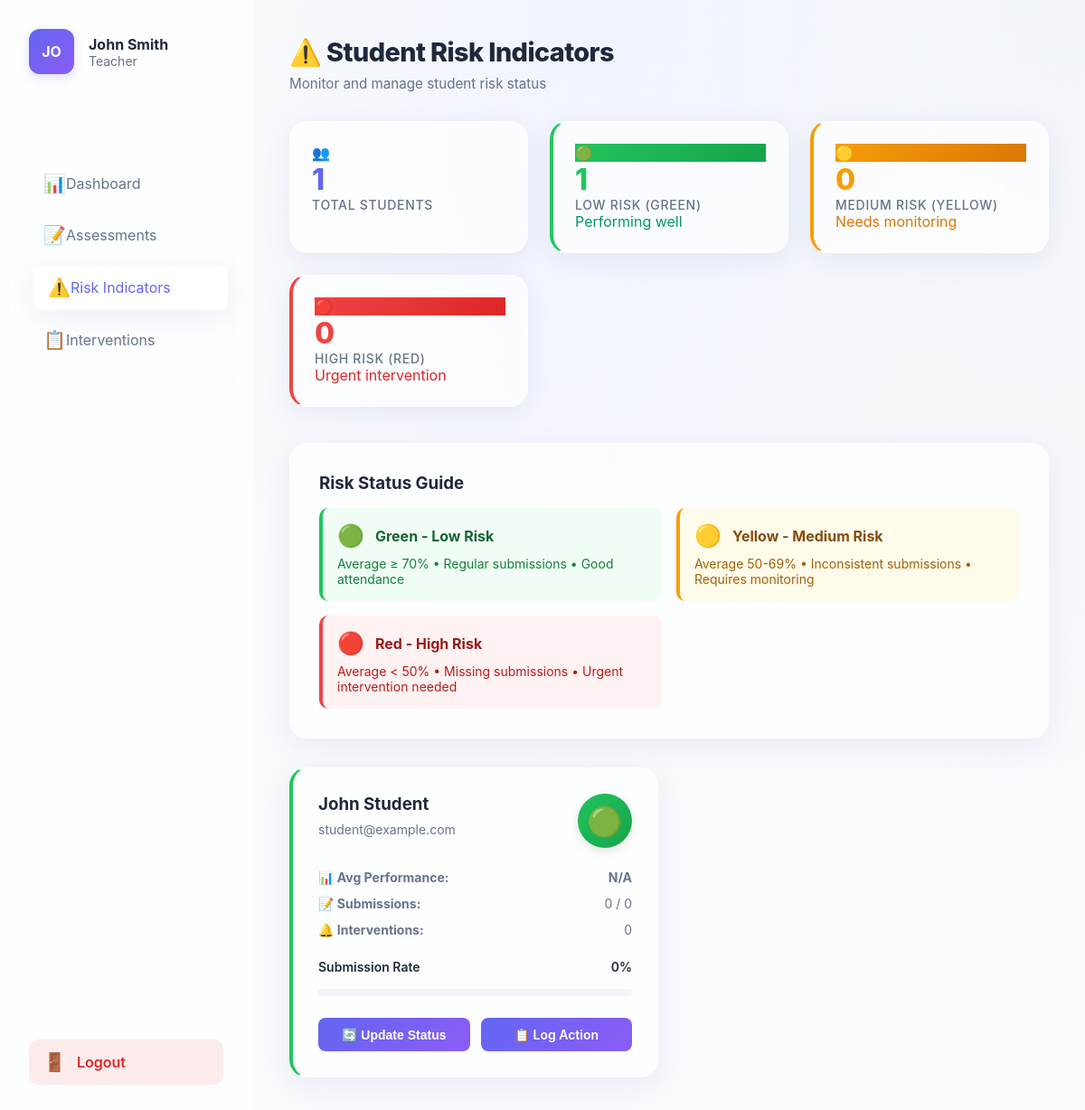
The page /Teacher/student_risk.php on the database as committed earlier.
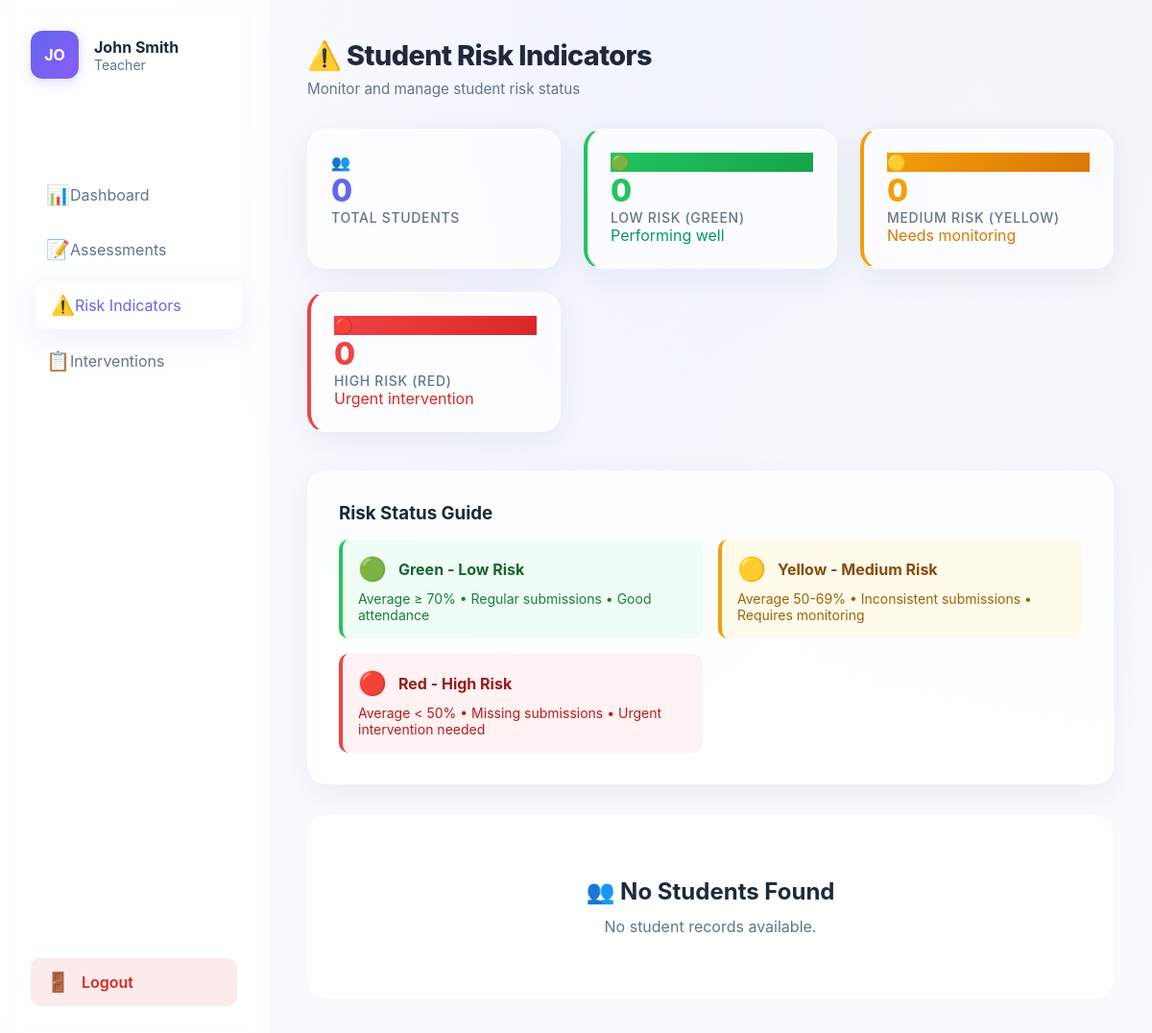
The same page on the database as committed later.
### tables this page shows
CREATE TABLE users (
    id INT AUTO_INCREMENT PRIMARY KEY,

    full_name VARCHAR(100) NOT NULL,
    email VARCHAR(150) NOT NULL UNIQUE,
    password VARCHAR(255) NOT NULL,

    role ENUM('student','teacher') NOT NULL,

    class VARCHAR(50) DEFAULT NULL,
    roll_number VARCHAR(50) DEFAULT NULL,

    department VARCHAR(100) DEFAULT NULL,
    subject VARCHAR(100) DEFAULT NULL,

    security_question VARCHAR(100) NOT NULL,
    security_answer VARCHAR(255) NOT NULL,

    created_at TIMESTAMP DEFAULT CURRENT_TIMESTAMP
);

### Teacher/student_risk.php (the view, shortened to what the rows shown need)
<?php
$conn = mysqli_connect('localhost', 'root', '', 'digital_school_management_system');
$students = [];
$table_check = mysqli_query($conn, "SHOW TABLES LIKE 'users'");
if ($table_check && mysqli_num_rows($table_check) > 0) {
    $student_query = "SELECT id, full_name as name, email, risk_status FROM users WHERE role = 'student' ORDER BY
                     CASE risk_status
                         WHEN 'Red' THEN 1
                         WHEN 'Yellow' THEN 2
                         WHEN 'Green' THEN 3
                     END,
                     full_name ASC";
    $student_result = mysqli_query($conn, $student_query);
    if ($student_result && mysqli_num_rows($student_result) > 0) {
        while ($row = mysqli_fetch_assoc($student_result)) {
            $check_performance = mysqli_query($conn, "SHOW TABLES LIKE 'performance'");
            if ($check_performance && mysqli_num_rows($check_performance) > 0) {
                $perf_query = "SELECT AVG(percentage) as avg_performance FROM performance WHERE student_id = " . $row['id'];
                $perf_result = mysqli_query($conn, $perf_query);
                $row['avg_performance'] = $perf_result && ($perf_row = mysqli_fetch_assoc($perf_result)) ? $perf_row['avg_performance'] : 0;
            } else {
                $row['avg_performance'] = 75;
            }
            $check_submissions = mysqli_query($conn, "SHOW TABLES LIKE 'submissions'");
            if ($check_submissions && mysqli_num_rows($check_submissions) > 0) {
                $sub_query = "SELECT COUNT(*) as total_submissions FROM submissions WHERE student_id = " . $row['id'];
                $sub_result = mysqli_query($conn, $sub_query);
                $row['total_submissions'] = $sub_result && ($sub_row = mysqli_fetch_assoc($sub_result)) ? $sub_row['total_submissions'] : 0;
            } else {
                $row['total_submissions'] = 5;
            }
            $check_assessments = mysqli_query($conn, "SHOW TABLES LIKE 'assessments'");
            if ($check_assessments && mysqli_num_rows($check_assessments) > 0) {
                $ass_query = "SELECT COUNT(*) as total_assessments FROM assessments WHERE assigned_to_all = 1";
                $ass_result = mysqli_query($conn, $ass_query);
                $row['total_assessments'] = $ass_result && ($ass_row = mysqli_fetch_assoc($ass_result)) ? $ass_row['total_assessments'] : 10;
            } else {
                $row['total_assessments'] = 10;
            }
            $check_interventions = mysqli_query($conn, "SHOW TABLES LIKE 'interventions'");
            if ($check_interventions && mysqli_num_rows($check_interventions) > 0) {
                $int_query = "SELECT COUNT(*) as intervention_count FROM interventions WHERE student_id = " . $row['id'];
                $int_result = mysqli_query($conn, $int_query);
                $row['intervention_count'] = $int_result && ($int_row = mysqli_fetch_assoc($int_result)) ? $int_row['intervention_count'] : 0;
            } else {
                $row['intervention_count'] = 0;
            }
            $students[] = $row;
        }
    }
}
if (empty($students)) {
    $students = [];
}
?>
<!DOCTYPE html>
<html lang="en">
<head>
    <link rel="stylesheet" href="../Assets/css/common.css">
</head>
<body>
<div class="dashboard-layout">
    <main class="main-content">
        <div class="page-header">
            <h1 class="page-title">⚠️ Student Risk Indicators</h1>
        </div>
        <div class="container">
            <?php if (empty($students)): ?>
                <div class="no-goals">
                    <h3>👥 No Students Found</h3>
                    <p>No student records available.</p>
                </div>
            <?php else: ?>
                <div class="goals-grid">
                    <?php foreach ($students as $student): ?>
                        <?php
                            $submission_rate = $student['total_assessments'] > 0
                                ? round(($student['total_submissions'] / $student['total_assessments']) * 100)
                                : 0;
                            $risk_class = strtolower($student['risk_status']) . '-risk';
                        ?>
                        <div class="student-card <?php echo $risk_class; ?>">
                            <div style="display: flex; justify-content: space-between; align-items: start; margin-bottom: 1.5rem;">
                                <div style="flex: 1;">
                                    <h3 style="margin: 0 0 0.5rem 0; color: var(--text-main);">
                                        <?php echo htmlspecialchars($student['name']); ?>
                                    </h3>
                                    <p style="margin: 0; color: var(--text-muted); font-size: 0.875rem;">
                                        <?php echo htmlspecialchars($student['email']); ?>
                                    </p>
                                </div>
                                <div class="risk-indicator risk-<?php echo strtolower($student['risk_status']); ?>">
                                    <?php
                                        if ($student['risk_status'] === 'Green') echo '🟢';
                                        elseif ($student['risk_status'] === 'Yellow') echo '🟡';
                                        else echo '🔴';
                                    ?>
                                </div>
                            </div>
                            <div style="margin-bottom: 1.5rem;">
                                <div class="goal-meta" style="margin-bottom: 0.75rem;">
                                    <span><strong>📊 Avg Performance:</strong></span>
                                    <span><strong><?php echo $student['avg_performance'] ? round($student['avg_performance'], 1) . '%' : 'N/A'; ?></strong></span>
                                </div>
                                <div class="goal-meta" style="margin-bottom: 0.75rem;">
                                    <span><strong>📝 Submissions:</strong></span>
                                    <span><?php echo $student['total_submissions']; ?> / <?php echo $student['total_assessments']; ?></span>
                                </div>
                                <div class="goal-meta">
                                    <span><strong>🔔 Interventions:</strong></span>
                                    <span><?php echo $student['intervention_count']; ?></span>
                                </div>
                            </div>
                            <div class="progress-container">
                                <div class="progress-label">
                                    <span>Submission Rate</span>
                                    <span><?php echo $submission_rate; ?>%</span>
                                </div>
                                <div class="progress-bar">
                                </div>
                            </div>
                            <div class="goal-actions" style="margin-top: 1.5rem;">
                                <button class="btn btn-edit"
                                        onclick="updateRiskStatus(<?php echo $student['id']; ?>, '<?php echo htmlspecialchars($student['name'], ENT_QUOTES); ?>', '<?php echo $student['risk_status']; ?>')">
                                    🔄 Update Status
                                </button>
                                <a href="intervention_log.php?student_id=<?php echo $student['id']; ?>"
                                   class="btn btn-edit" style="text-decoration: none; text-align: center;">
                                    📋 Log Action
                                </a>
                            </div>
                        </div>
                    <?php endforeach; ?>
                </div>
            <?php endif; ?>
        </div>
    </main>
</div>
</body>
</html>

Rows that differ between the two databases and show on the page:
removed users: full_name "John Student", email "student@example.com", total_submissions "0", total_assessments "0", intervention_count "0", submission_rate "0"
Other text that changed with them:
$total_students: "1" → "0"
$green_count: "1" → "0"
text now shown: "👥 No Students Found No student records available."
